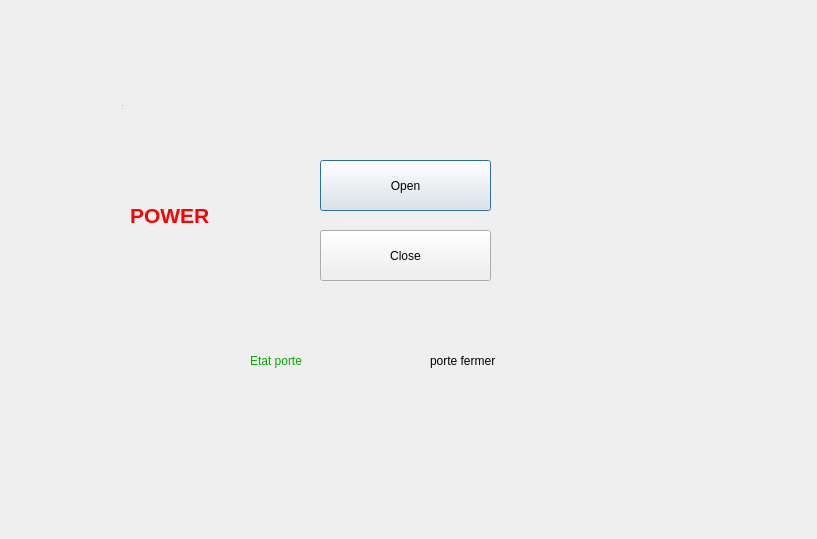
<?xml version="1.0" encoding="UTF-8"?>
<ui version="4.0">
 <class>InterfaceArduino2</class>
 <widget class="QDialog" name="InterfaceArduino2">
  <property name="geometry">
   <rect>
    <x>0</x>
    <y>0</y>
    <width>817</width>
    <height>539</height>
   </rect>
  </property>
  <property name="windowTitle">
   <string>Dialog</string>
  </property>
  <widget class="QWidget" name="centralWidget" native="true">
   <property name="geometry">
    <rect>
     <x>90</x>
     <y>100</y>
     <width>621</width>
     <height>401</height>
    </rect>
   </property>
   <widget class="QLabel" name="label">
    <property name="geometry">
     <rect>
      <x>40</x>
      <y>85</y>
      <width>201</width>
      <height>61</height>
     </rect>
    </property>
    <property name="styleSheet">
     <string notr="true">font: 12pt &quot;MS Shell Dlg 2&quot;;
color: rgb(255, 0, 0);</string>
    </property>
    <property name="text">
     <string>&lt;html&gt;&lt;head/&gt;&lt;body&gt;&lt;p&gt;&lt;span style=&quot; font-size:16pt; font-weight:600;&quot;&gt;POWER&lt;/span&gt;&lt;/p&gt;&lt;/body&gt;&lt;/html&gt;</string>
    </property>
   </widget>
   <widget class="QPushButton" name="pushButton">
    <property name="geometry">
     <rect>
      <x>230</x>
      <y>60</y>
      <width>171</width>
      <height>51</height>
     </rect>
    </property>
    <property name="text">
     <string>Open</string>
    </property>
   </widget>
   <widget class="QPushButton" name="pushButton_2">
    <property name="geometry">
     <rect>
      <x>230</x>
      <y>130</y>
      <width>171</width>
      <height>51</height>
     </rect>
    </property>
    <property name="text">
     <string>Close</string>
    </property>
   </widget>
   <widget class="QLabel" name="label_2">
    <property name="geometry">
     <rect>
      <x>160</x>
      <y>250</y>
      <width>101</width>
      <height>21</height>
     </rect>
    </property>
    <property name="styleSheet">
     <string notr="true">font: 12pt &quot;MS Shell Dlg 2&quot;;
color: rgb(0, 170, 0);</string>
    </property>
    <property name="text">
     <string>Etat porte</string>
    </property>
   </widget>
   <widget class="QLabel" name="label_3">
    <property name="geometry">
     <rect>
      <x>340</x>
      <y>240</y>
      <width>151</width>
      <height>41</height>
     </rect>
    </property>
    <property name="styleSheet">
     <string notr="true">font: 12pt &quot;MS Shell Dlg 2&quot;;</string>
    </property>
    <property name="text">
     <string>porte fermer</string>
    </property>
   </widget>
  </widget>
  <widget class="QToolBar" name="mainToolBar">
   <property name="geometry">
    <rect>
     <x>120</x>
     <y>90</y>
     <width>4</width>
     <height>14</height>
    </rect>
   </property>
  </widget>
  <widget class="QStatusBar" name="statusBar">
   <property name="geometry">
    <rect>
     <x>120</x>
     <y>90</y>
     <width>3</width>
     <height>21</height>
    </rect>
   </property>
  </widget>
  <widget class="QLabel" name="le_cadre">
   <property name="geometry">
    <rect>
     <x>0</x>
     <y>0</y>
     <width>851</width>
     <height>571</height>
    </rect>
   </property>
   <property name="text">
    <string/>
   </property>
   <property name="pixmap">
    <pixmap>../../../Esprit/2A16/Semestre 1/Projet C++/ZOO'RNI/charte essai 1.png</pixmap>
   </property>
   <property name="scaledContents">
    <bool>true</bool>
   </property>
  </widget>
  <zorder>le_cadre</zorder>
  <zorder>centralWidget</zorder>
  <zorder>mainToolBar</zorder>
  <zorder>statusBar</zorder>
 </widget>
 <layoutdefault spacing="6" margin="11"/>
 <resources/>
 <connections/>
</ui>
